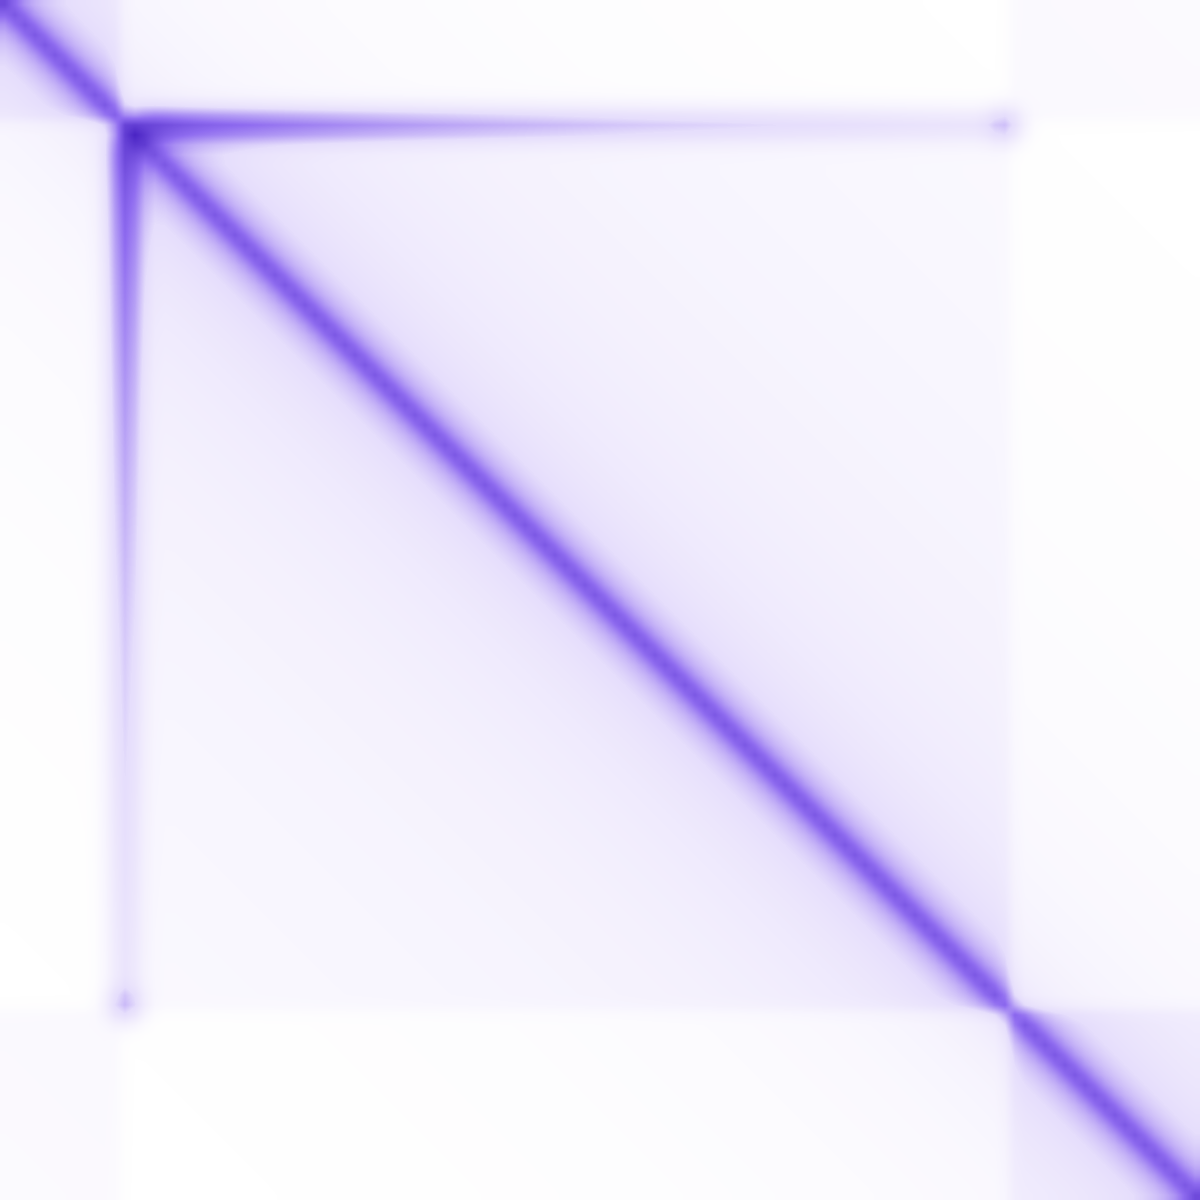

Reproduce this figure in Python.
"""Cartoon Hi-C map with a stripe: one leg rests at a CTCF site, the other sweeps along the row; averaged over many loadings."""
import numpy as np
from scipy.ndimage import gaussian_filter
import matplotlib
matplotlib.use("Agg")
import matplotlib.pyplot as plt
from matplotlib.colors import LinearSegmentedColormap

N, A, B = 120, 12, 100                                   # bins, fixed anchor (forward CTCF), far boundary (reverse CTCF)
rng = np.random.default_rng(3)
i, j = np.meshgrid(np.arange(N), np.arange(N))
M = (np.abs(i - j) + 1.0) ** -0.75
M = np.where(((i >= A) & (i <= B)) == ((j >= A) & (j <= B)), M, 0.35 * M)       # weaker contacts across the domain edges
S = np.zeros((N, N))
for _ in range(4000):                                    # one-sided extrusion: the right leg moves until it stops or the ring unloads
    life = rng.exponential(55)
    x = min(A + 1 + int(rng.uniform(0, 2)), B)
    for _ in range(int(min(life, B - A))):
        S[A, x] += 1                                     # contact (A, x) while the loop has this size
        x += 1
        if x >= B:
            S[A, B] += 6                                 # the leg that reaches the reverse CTCF stays there
            break
S = S + S.T
M = M / M.max() * 0.8
S[A, B] = 1.2 * S[A, A + 1:B].max()                     # bright end where the leg stalls at the reverse CTCF
M += 0.55 * gaussian_filter(S, 1.0) / gaussian_filter(S, 1.0).max()
M = gaussian_filter(M, 0.6)
cmap = LinearSegmentedColormap.from_list("ls", ["#ffffff", "#e6defc", "#8f6cf0", "#4a24c4"])
fig = plt.figure(figsize=(4, 4), dpi=300)
ax = fig.add_axes([0, 0, 1, 1])
ax.imshow(np.clip(M, 0, 1) ** 0.6, cmap=cmap, interpolation="bilinear")
ax.axis("off")
fig.savefig(__file__.replace("stripe_map.py", "stripe_map.png"), facecolor="white")
